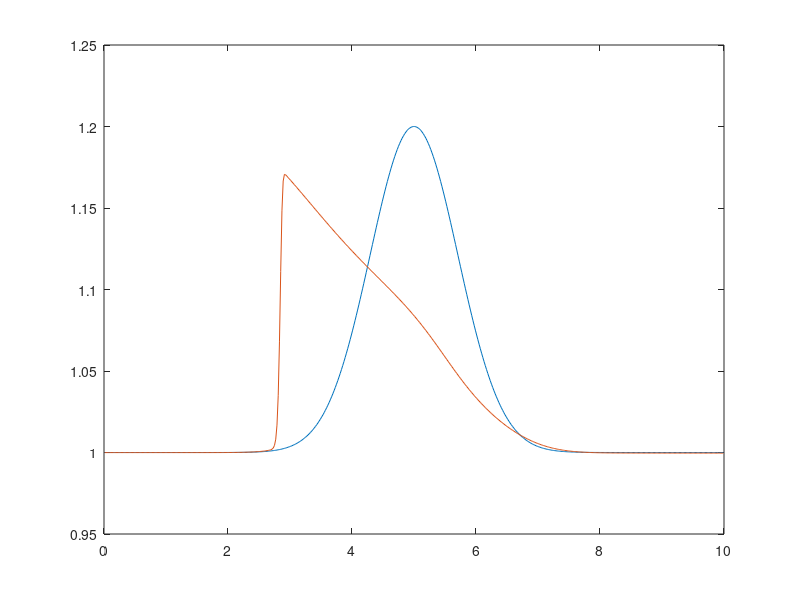

Write the MATLAB code that produced this figure.
%% advect linearization
clear all;
clc;
close all;
addpath(['/Users/kevin/SkyDrive/KTH Work/LaTeX Reports',...
    '/HW4-High Resolution shock-capturing methods/matlabfiles/']);

%% Parameters
N = 500;
L = 10.;
dx = L/N; % Grid spacing
H = 1;
g = 9.8;
c = sqrt(g*H); % Wave speed
tau = .8*dx/c; % Time Step
coeff = -tau/(2*dx);
nStep = L/(c*tau);
nCells = 1:N;
ghostCellOneSide = 2;
cellsPlusGhost = 1:(N+2*ghostCellOneSide);
%% Boundary Conditions
w = 0.1*L; % Width
x = (nCells-1/2)*dx; % Grid points
a = 1/5*H;
h = H + a*exp(-(x-L/2).^2/(w^2));
h = padarray(h',ghostCellOneSide)';
% Boundary Conditions
% m=h;
m = a*exp(-(x-L/2).^2/(w^2))*c;
m = padarray(m',ghostCellOneSide)';
%% BC
% needs to be changed if ghostCellOneSide is changed
h(1) = h(4);
h(2) = h(3);
m(1) = m(4)*(-1);
m(2) = m(3)*(-1);
h(N+4) = h(N+1);
h(N+3) = h(N+2);
m(N+4) = m(N+1)*(-1);
m(N+3) = m(N+2)*(-1);
%%
i = ((1+ghostCellOneSide):(N+ghostCellOneSide));
im = i-1;
ip = im+2;
%% Record the initial state
hplot(:,1) = h(:);
mplot(:,1) = m(:);
flux = (1/2*g*h.^2 + (m.^2)./h);
%% Loo
for iStep=1:(round(nStep))
    hOld=h;
    mOld=m;
    flux = (1/2*g*hOld.^2 + (mOld.^2)./hOld);
    h(i) = .5*(hOld(i+1)+hOld(i-1)) + coeff*(m(i+1)-m(i-1));
    m(i) = .5*(mOld(i+1)+mOld(i-1)) + coeff*(flux(i+1)-flux(i-1));
    h(1) = h(4);
    h(2) = h(3);
    m(1) = m(4)*(-1);
    m(2) = m(3)*(-1);
    h(N+4) = h(N+1);
    h(N+3) = h(N+2);
    m(N+4) = m(N+1)*(-1);
    m(N+3) = m(N+2)*(-1);
    hplot(:,(iStep+1)) = h(:);
    mplot(:,(iStep+1)) = m(:);
end

%% Plot
% figure(1); clf;
% plot(x,hplot(3:(N+2),1),'-',x,h,'--');
% legend('t=0  ','t=1');
% xlabel('x');  ylabel('h(x,t)');
% title(sprintf('$h(x,t)$ $\\Delta t=$%0.2g,',...
%     ' $\\epsilon =$ %g',tau,a),...
%     'Interpreter','latex')
%% h plot1
figure(2)
for ip = 1:2:nStep
    clf;
    plot(x,hplot((3:(N+2)),1))
    hold on;
    plot(x,hplot((3:(N+2)),ip),'-');
    pause(.01)
end
%% m plot
% figure(3)
% for ip = 1:8:nStep
%     clf;
%     plot(x,mplot(:,1))
%     hold on;
%     plot(x,mplot(:,ip),'-');
%     pause(.01)
% end
%%
printYesNo = 0;
if printYesNo == 1
    saveFigurePath = ['/Users/kevin/SkyDrive/KTH Work/'...
        'LaTeX Reports/HW4-High Resolution shock-capturing'...
        'methods/Figures/'];
    set(figure(1), 'PaperPositionMode', 'auto');
    print('-depsc2', [saveFigurePath ...
        sprintf('plot1%g',floor(tau^-1))]);
end